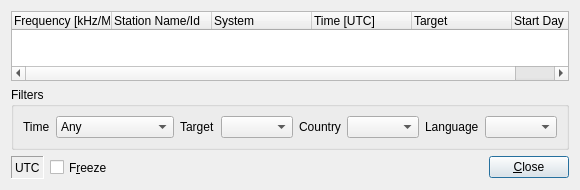
<?xml version="1.0" encoding="UTF-8"?>
<ui version="4.0">
 <class>LiveScheduleWidget</class>
 <widget class="QDialog" name="LiveScheduleWidget">
  <property name="geometry">
   <rect>
    <x>0</x>
    <y>0</y>
    <width>526</width>
    <height>179</height>
   </rect>
  </property>
  <property name="windowTitle">
   <string>Dialog</string>
  </property>
  <layout class="QVBoxLayout" name="verticalLayout">
   <item>
    <widget class="QTreeWidget" name="ListViewStations">
     <property name="sizePolicy">
      <sizepolicy hsizetype="Expanding" vsizetype="Expanding">
       <horstretch>0</horstretch>
       <verstretch>0</verstretch>
      </sizepolicy>
     </property>
     <property name="rootIsDecorated">
      <bool>false</bool>
     </property>
     <property name="uniformRowHeights">
      <bool>true</bool>
     </property>
     <column>
      <property name="text">
       <string>Frequency [kHz/MHz]</string>
      </property>
     </column>
     <column>
      <property name="text">
       <string>Station Name/Id</string>
      </property>
     </column>
     <column>
      <property name="text">
       <string>System</string>
      </property>
     </column>
     <column>
      <property name="text">
       <string>Time [UTC]</string>
      </property>
     </column>
     <column>
      <property name="text">
       <string>Target</string>
      </property>
     </column>
     <column>
      <property name="text">
       <string>Start Day</string>
      </property>
     </column>
    </widget>
   </item>
   <item>
    <widget class="QGroupBox" name="groupBox">
     <property name="title">
      <string>Filters</string>
     </property>
     <layout class="QHBoxLayout" name="horizontalLayout_2">
      <item>
       <widget class="QLabel" name="label">
        <property name="text">
         <string>Time</string>
        </property>
       </widget>
      </item>
      <item>
       <widget class="QComboBox" name="comboBoxFilterTime">
        <item>
         <property name="text">
          <string>Any</string>
         </property>
        </item>
        <item>
         <property name="text">
          <string>Active</string>
         </property>
        </item>
        <item>
         <property name="text">
          <string>Coming (5min)</string>
         </property>
        </item>
        <item>
         <property name="text">
          <string>Coming (15min)</string>
         </property>
        </item>
        <item>
         <property name="text">
          <string>Coming (30min)</string>
         </property>
        </item>
       </widget>
      </item>
      <item>
       <widget class="QLabel" name="TextLabelTarget">
        <property name="text">
         <string>Target</string>
        </property>
        <property name="wordWrap">
         <bool>false</bool>
        </property>
       </widget>
      </item>
      <item>
       <widget class="QComboBox" name="comboBoxFilterTarget">
        <property name="sizePolicy">
         <sizepolicy hsizetype="MinimumExpanding" vsizetype="Fixed">
          <horstretch>0</horstretch>
          <verstretch>0</verstretch>
         </sizepolicy>
        </property>
       </widget>
      </item>
      <item>
       <widget class="QLabel" name="TextLabelCountry">
        <property name="text">
         <string>Country</string>
        </property>
        <property name="wordWrap">
         <bool>false</bool>
        </property>
       </widget>
      </item>
      <item>
       <widget class="QComboBox" name="comboBoxFilterCountry">
        <property name="sizePolicy">
         <sizepolicy hsizetype="MinimumExpanding" vsizetype="Fixed">
          <horstretch>0</horstretch>
          <verstretch>0</verstretch>
         </sizepolicy>
        </property>
       </widget>
      </item>
      <item>
       <widget class="QLabel" name="TextLabelLanguage">
        <property name="text">
         <string>Language</string>
        </property>
        <property name="wordWrap">
         <bool>false</bool>
        </property>
       </widget>
      </item>
      <item>
       <widget class="QComboBox" name="comboBoxFilterLanguage">
        <property name="sizePolicy">
         <sizepolicy hsizetype="MinimumExpanding" vsizetype="Fixed">
          <horstretch>0</horstretch>
          <verstretch>0</verstretch>
         </sizepolicy>
        </property>
       </widget>
      </item>
     </layout>
    </widget>
   </item>
   <item>
    <layout class="QHBoxLayout" name="horizontalLayout">
     <item>
      <widget class="QLabel" name="TextLabelUTCTime">
       <property name="sizePolicy">
        <sizepolicy hsizetype="Minimum" vsizetype="Maximum">
         <horstretch>0</horstretch>
         <verstretch>0</verstretch>
        </sizepolicy>
       </property>
       <property name="minimumSize">
        <size>
         <width>0</width>
         <height>23</height>
        </size>
       </property>
       <property name="frameShape">
        <enum>QFrame::Panel</enum>
       </property>
       <property name="frameShadow">
        <enum>QFrame::Sunken</enum>
       </property>
       <property name="text">
        <string>UTC</string>
       </property>
       <property name="wordWrap">
        <bool>false</bool>
       </property>
      </widget>
     </item>
     <item>
      <widget class="QCheckBox" name="CheckBoxFreeze">
       <property name="sizePolicy">
        <sizepolicy hsizetype="Minimum" vsizetype="Minimum">
         <horstretch>0</horstretch>
         <verstretch>0</verstretch>
        </sizepolicy>
       </property>
       <property name="text">
        <string>F&amp;reeze</string>
       </property>
      </widget>
     </item>
     <item>
      <spacer name="Spacer4">
       <property name="orientation">
        <enum>Qt::Horizontal</enum>
       </property>
       <property name="sizeType">
        <enum>QSizePolicy::Expanding</enum>
       </property>
       <property name="sizeHint" stdset="0">
        <size>
         <width>20</width>
         <height>20</height>
        </size>
       </property>
      </spacer>
     </item>
     <item>
      <widget class="QPushButton" name="buttonOk">
       <property name="sizePolicy">
        <sizepolicy hsizetype="Minimum" vsizetype="Maximum">
         <horstretch>0</horstretch>
         <verstretch>0</verstretch>
        </sizepolicy>
       </property>
       <property name="text">
        <string>&amp;Close</string>
       </property>
       <property name="autoDefault">
        <bool>true</bool>
       </property>
       <property name="default">
        <bool>true</bool>
       </property>
      </widget>
     </item>
    </layout>
   </item>
  </layout>
 </widget>
 <resources/>
 <connections/>
</ui>
